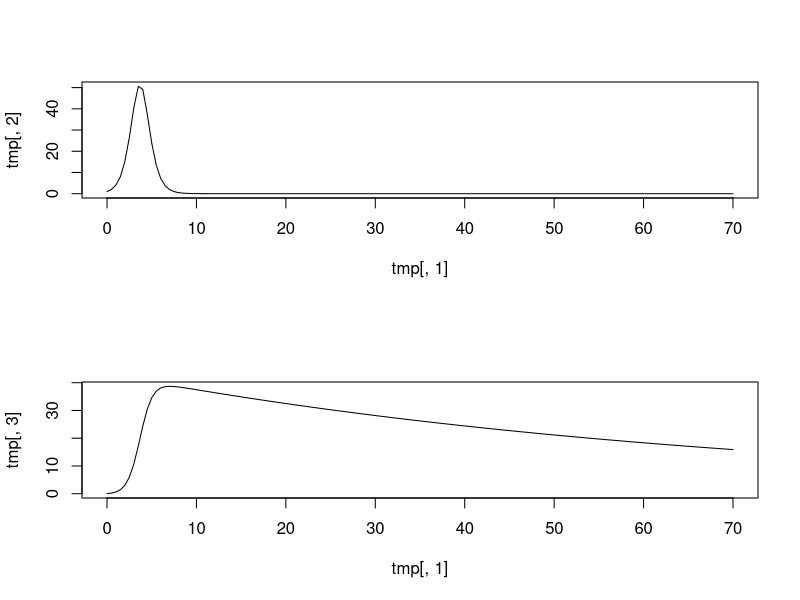
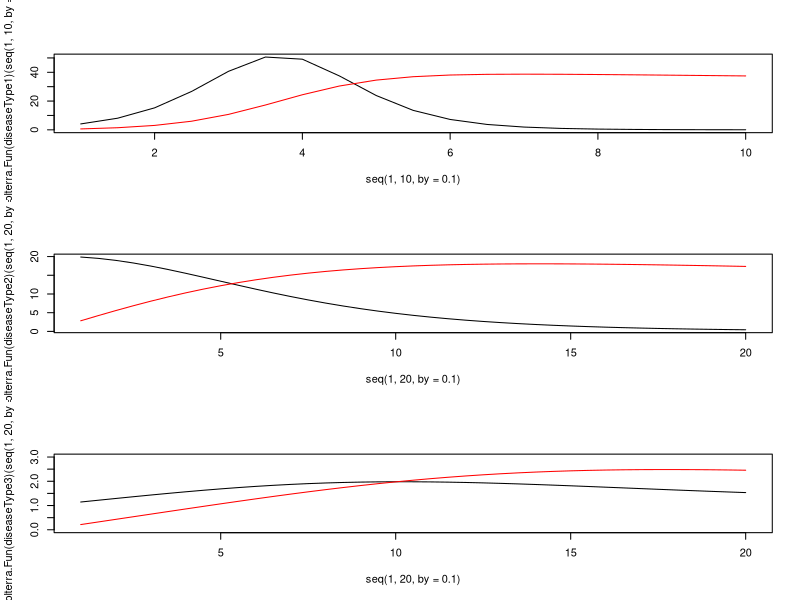

The R source for these figures, in order:

###Lotka-Volterra example kinetics
require(deSolve)
time.scale<-7
 Pars1<-c(growth.na=10/time.scale,killed.na=0.5/time.scale,feed.ab=2/time.scale,dieoff.ab=0.1/time.scale) ## incubation time increase, ~pertussis
 State1<-c(nat=1,abt=0)
 Time=seq(0,10*time.scale,by=round(7/(2*time.scale),1))
Pars2<-c(growth.na=0.1,killed.na=1,feed.ab=0.1,dieoff.ab=0.1)/time.scale ##Fast-acting disease, approx btv
State2<-c(nat=20,abt=0)
Pars3<-c(growth.na=1,killed.na=0.5,feed.ab=1.5,dieoff.ab=1)/time.scale ##Chronic infection with acute phase, ~TB
State3<-c(nat=1,abt=0)
Pars4<-c(growth.na=1,killed.na=1.5,feed.ab=2,dieoff.ab=1)  ##Trying to get as similar curves as possible, but skipping this for now....
State4<-c(nat=1,abt=0)



ab.na.diffmod<-function(Time,y=State,parms=Pars){
  with(as.list(c(y,parms)),{
      dna=nat*(growth.na-killed.na*abt)
        dab=feed.ab*nat-dieoff.ab*abt
        return(list(c(dna,dab)))
      })}
diseaseType1=list(parms=Pars1,y=State1)
diseaseType2=list(parms=Pars2,y=State2)
diseaseType3=list(parms=Pars3,y=State3)



 tmp<-ode(func = ab.na.diffmod, y = State1, parms = Pars1, times = Time)
par(mfrow=c(2,1))
 plot(tmp[,1],tmp[,2],type="l")
 plot(tmp[,1],tmp[,3],type="l")


LotkaVolterra.Fun<-function(disease=diseaseType1){
  require(deSolve)
  test.values.lookup<-do.call("ode",c(list(func = ab.na.diffmod,times=seq(0,1000,by=0.5)), disease))
  
  
  function(time){
    time<-ifelse(is.finite(time)&time>max(test.values.lookup[,1]),max(test.values.lookup[,1]),time)
    t1<-approx(test.values.lookup[,1],test.values.lookup[,2],time)$y
    t2<-approx(test.values.lookup[,1],test.values.lookup[,3],time)$y
    t1[!is.finite(time)]<-NA
    t2[!is.finite(time)]<-NA ###This should be modified to exisiting-but-low once we have a latent class model
   return(cbind(t1,t2))
  }
}

par(mfrow=c(3,1))
plot(seq(1,10,by=0.1),LotkaVolterra.Fun(diseaseType1)(seq(1,10,by=0.1))[,1],type="l")
lines(seq(1,10,by=0.1),LotkaVolterra.Fun(diseaseType1)(seq(1,10,by=0.1))[,2],type="l",col="red")

plot(seq(1,20,by=0.1),LotkaVolterra.Fun(diseaseType2)(seq(1,20,by=0.1))[,1],type="l")
lines(seq(1,20,by=0.1),LotkaVolterra.Fun(diseaseType2)(seq(1,20,by=0.1))[,2]*10,type="l",col="red")

plot(seq(1,20,by=0.1),LotkaVolterra.Fun(diseaseType3)(seq(1,20,by=0.1))[,1],type="l",ylim=c(0,3))
lines(seq(1,20,by=0.1),LotkaVolterra.Fun(diseaseType3)(seq(1,20,by=0.1))[,2],type="l",col="red")
